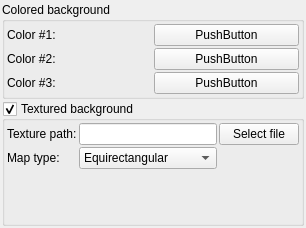
               <widget class="QWidget" name="scrollAreaWidgetContents_10">
                <property name="geometry">
                 <rect>
                  <x>0</x>
                  <y>0</y>
                  <width>303</width>
                  <height>228</height>
                 </rect>
                </property>
                <layout class="QVBoxLayout" name="verticalLayout_36">
                 <property name="spacing">
                  <number>2</number>
                 </property>
                 <property name="leftMargin">
                  <number>2</number>
                 </property>
                 <property name="topMargin">
                  <number>2</number>
                 </property>
                 <property name="rightMargin">
                  <number>2</number>
                 </property>
                 <property name="bottomMargin">
                  <number>2</number>
                 </property>
                 <item>
                  <widget class="QGroupBox" name="groupBox_14">
                   <property name="title">
                    <string>Colored background</string>
                   </property>
                   <layout class="QVBoxLayout" name="verticalLayout_37">
                    <property name="spacing">
                     <number>2</number>
                    </property>
                    <property name="leftMargin">
                     <number>2</number>
                    </property>
                    <property name="topMargin">
                     <number>2</number>
                    </property>
                    <property name="rightMargin">
                     <number>2</number>
                    </property>
                    <property name="bottomMargin">
                     <number>2</number>
                    </property>
                    <item>
                     <layout class="QGridLayout" name="gridLayout_15">
                      <property name="spacing">
                       <number>2</number>
                      </property>
                      <item row="1" column="1">
                       <widget class="QPushButton" name="colorButton_background_color_2">
                        <property name="text">
                         <string>PushButton</string>
                        </property>
                       </widget>
                      </item>
                      <item row="1" column="0">
                       <widget class="QLabel" name="label_58">
                        <property name="text">
                         <string>Color #2:</string>
                        </property>
                       </widget>
                      </item>
                      <item row="0" column="0">
                       <widget class="QLabel" name="label_57">
                        <property name="text">
                         <string>Color #1:</string>
                        </property>
                       </widget>
                      </item>
                      <item row="0" column="1">
                       <widget class="QPushButton" name="colorButton_background_color_1">
                        <property name="text">
                         <string>PushButton</string>
                        </property>
                       </widget>
                      </item>
                      <item row="2" column="0">
                       <widget class="QLabel" name="label_59">
                        <property name="text">
                         <string>Color #3:</string>
                        </property>
                       </widget>
                      </item>
                      <item row="2" column="1">
                       <widget class="QPushButton" name="colorButton_background_color_3">
                        <property name="text">
                         <string>PushButton</string>
                        </property>
                       </widget>
                      </item>
                     </layout>
                    </item>
                   </layout>
                  </widget>
                 </item>
                 <item>
                  <widget class="MyGroupBox" name="groupCheck_textured_background">
                   <property name="title">
                    <string>Textured background</string>
                   </property>
                   <property name="checkable">
                    <bool>true</bool>
                   </property>
                   <layout class="QVBoxLayout" name="verticalLayout_38">
                    <property name="spacing">
                     <number>2</number>
                    </property>
                    <property name="leftMargin">
                     <number>2</number>
                    </property>
                    <property name="topMargin">
                     <number>2</number>
                    </property>
                    <property name="rightMargin">
                     <number>2</number>
                    </property>
                    <property name="bottomMargin">
                     <number>2</number>
                    </property>
                    <item>
                     <layout class="QGridLayout" name="gridLayout_16">
                      <property name="spacing">
                       <number>2</number>
                      </property>
                      <item row="0" column="2">
                       <widget class="QPushButton" name="button_selectBackgroundTexture">
                        <property name="text">
                         <string>Select file</string>
                        </property>
                       </widget>
                      </item>
                      <item row="0" column="1">
                       <widget class="MyLineEdit" name="text_file_background"/>
                      </item>
                      <item row="0" column="0">
                       <widget class="QLabel" name="label_61">
                        <property name="text">
                         <string>Texture path:</string>
                        </property>
                       </widget>
                      </item>
                      <item row="1" column="0">
                       <widget class="QLabel" name="label_90">
                        <property name="text">
                         <string>Map type:</string>
                        </property>
                       </widget>
                      </item>
                      <item row="1" column="1">
                       <widget class="QComboBox" name="comboBox_textured_background_map_type">
                        <item>
                         <property name="text">
                          <string>Equirectangular</string>
                         </property>
                        </item>
                        <item>
                         <property name="text">
                          <string>Double hemisphere</string>
                         </property>
                        </item>
                       </widget>
                      </item>
                     </layout>
                    </item>
                    <item>
                     <widget class="QLabel" name="label_backgroundTextureView">
                      <property name="minimumSize">
                       <size>
                        <width>0</width>
                        <height>50</height>
                       </size>
                      </property>
                      <property name="text">
                       <string/>
                      </property>
                     </widget>
                    </item>
                   </layout>
                  </widget>
                 </item>
                 <item>
                  <spacer name="verticalSpacer_5">
                   <property name="orientation">
                    <enum>Qt::Vertical</enum>
                   </property>
                   <property name="sizeHint" stdset="0">
                    <size>
                     <width>20</width>
                     <height>40</height>
                    </size>
                   </property>
                  </spacer>
                 </item>
                </layout>
               </widget>
